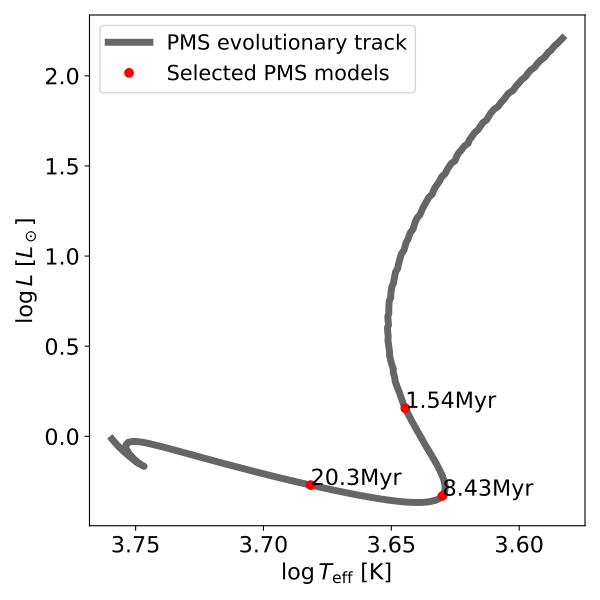

The Python source for this figure:
import numpy as np
import matplotlib.pyplot as plt
import matplotlib as mpl
mpl.rcParams['xtick.labelsize'] = 16
mpl.rcParams['ytick.labelsize'] = 16
plt.rc("axes", labelsize=16) 
import astropy.units as u
import astropy.constants as cst
from tqdm import tqdm
import mesa_web as m



try:
    hist = m.read_history(r"ASTRO531\hw2\MESA-Web_Job_01252661968\trimmed_history.data", as_table=True)
except:
    hist = m.read_history(r"ASTRO531/hw2/MESA-Web_Job_01252661968/trimmed_history.data", as_table=True)
print(hist)
star_age = list(hist["star_age"])
model_number = list(hist["model_number"])

hist_pre_main = hist[hist["star_age"]<4.5E9]



try:
    table = m.read_profile(r"ASTRO531\hw7\MESA-Web_Job_03292665778\profile8.data", as_table=True)
except:
    table = m.read_profile(r"ASTRO531/hw7/MESA-Web_Job_03292665778/profile8.data", as_table=True)

# Find models closest to 1.5, 8.6, 20.3 Myr:

try:
    hist = m.read_history(r"ASTRO531\hw7\MESA-Web_Job_03292665778\trimmed_history.data", as_table=True)
except:
    hist = m.read_history(r"ASTRO531/hw7/MESA-Web_Job_03292665778/trimmed_history.data", as_table=True)
print(hist)
star_age = list(hist["star_age"])
model_number = list(hist["model_number"])
# Find model closest to 4.5Gyr
for age in (1.5E6, 8.6E6, 20.3E6, 4.5E9):
    star_age_delta = list(np.abs(np.array(star_age)-age))
    idx = star_age_delta.index(min(star_age_delta))
    # Model to use along with the stellar age it corresponds to:
    print(age, model_number[idx], star_age[idx])

model_186 = m.read_profile(r"ASTRO531/hw7/MESA-Web_Job_03292665778/profile94.data", as_table=True)
model_204 = m.read_profile(r"ASTRO531/hw7/MESA-Web_Job_03292665778/profile103.data", as_table=True)
model_219 = m.read_profile(r"ASTRO531/hw7/MESA-Web_Job_03292665778/profile111.data", as_table=True)
idxs = [186,204,219]

plt.figure(figsize=(6,6))
ax = plt.subplot(111)
print(hist_pre_main["log_Teff"])
ax.plot(hist_pre_main["log_Teff"][59:], hist_pre_main["log_L"][59:], color="black", ls="-", lw=5, alpha=0.6, label="PMS evolutionary track")
for i in range(len(idxs)):
    this_hist = hist[hist["model_number"] == idxs[i]]
    ax.plot(this_hist["log_Teff"], this_hist["log_L"], ls="None", marker="o", color="red", label=("Selected PMS models" if i==0 else None))
    ax.text(this_hist["log_Teff"], this_hist["log_L"], [r"$\mathrm{1.54Myr}$",r"$\mathrm{8.43Myr}$",r"$\mathrm{20.3Myr}$",][i], fontsize=16)
ax.invert_xaxis()
ax.set_xlabel(r"$\log T_\mathrm{eff}$ [K]")
ax.set_ylabel(r"$\log L$ [$L_\odot$]")
ax.legend(fontsize=15)
plt.tight_layout()
plt.savefig("ASTRO531/hw7/1a.pdf")
plt.show()
